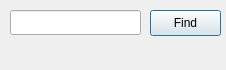
<?xml version="1.0" encoding="UTF-8"?>
<ui version="4.0">
 <class>a3kaddrdialog</class>
 <widget class="QDialog" name="a3kaddrdialog">
  <property name="geometry">
   <rect>
    <x>0</x>
    <y>0</y>
    <width>226</width>
    <height>70</height>
   </rect>
  </property>
  <property name="windowTitle">
   <string>Jump to Address</string>
  </property>
  <widget class="QLineEdit" name="lineEdit">
   <property name="geometry">
    <rect>
     <x>10</x>
     <y>10</y>
     <width>131</width>
     <height>25</height>
    </rect>
   </property>
  </widget>
  <widget class="QPushButton" name="pushButton">
   <property name="geometry">
    <rect>
     <x>150</x>
     <y>10</y>
     <width>71</width>
     <height>26</height>
    </rect>
   </property>
   <property name="text">
    <string>Find</string>
   </property>
  </widget>
 </widget>
 <resources/>
 <connections/>
</ui>
